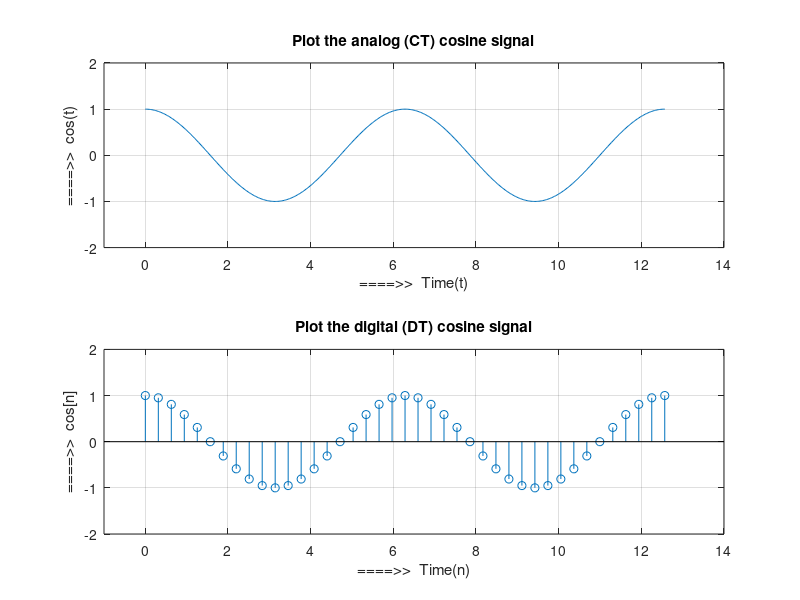

This figure's MATLAB source:
% Plot the cosine CT and DT signal
t = 0:pi/100:4*pi;
y = cos(t);
subplot(2,1,1);
plot(t, y);
xlabel('====>>  Time(t)');
ylabel('====>>  cos(t)');
title('Plot the analog (CT) cosine signal')
axis([-1 14 -2 2])
grid on


n = 0:pi/10:4*pi;
y = cos(n);
subplot(2,1,2);
stem(n, y);
xlabel('====>>  Time(n)');
ylabel('====>>  cos[n]');
title('Plot the digital (DT) cosine signal')
axis([-1 14 -2 2])
grid on